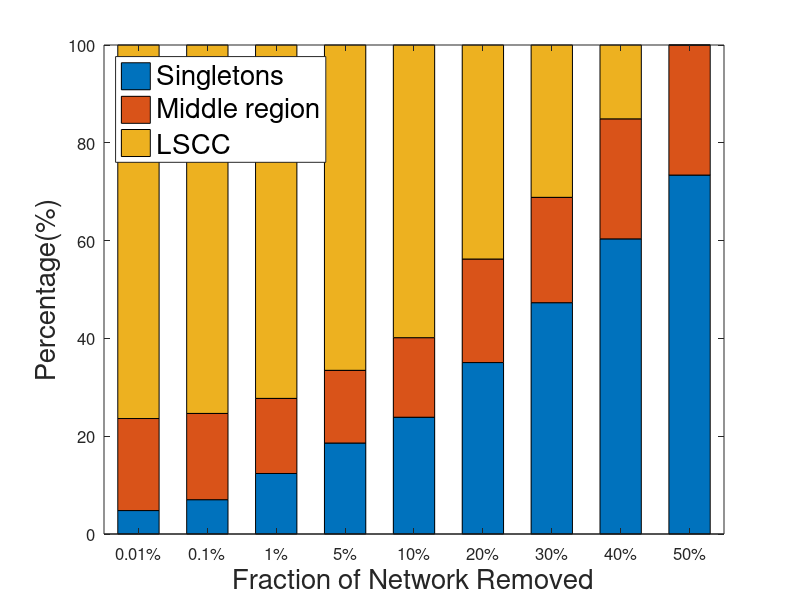

MATLAB code to generate this figure:
function draw_robustness_LSCC()
    Y = [0.0479544111031,0.188213139804,0.763832449093; 0.0701827505238,0.176406725041,0.753410524436; 0.123758946475,0.153577088012,0.722663965513; 0.186053587221,0.14868458125,0.665261831529; 0.238819271261,0.162690458857,0.598490269882; 0.350612869386,0.211723690065,0.437663440549; 0.473041958924,0.215434638583,0.311523402493; 0.603534751158,0.245456094425,0.151009154417; 0.734012773424,0.265858971881,0.000128254695237];
    X = {'0.01%', '0.1%', '1%', '5%', '10%', '20%', '30%', '40%', '50%'};
    bar(Y, 0.6, 'stacked');
    colormap(copper);
    xlim([0.5 9.5]);
    ylim([0 1]);
    set(gca, 'yticklabel', cellstr(num2str(get(gca,'ytick')'*100)));
    set(gca, 'xticklabel', X);
    set(gca, 'FontSize', 12);
    xlabel('Fraction of Network Removed','FontSize',20);
    ylabel('Percentage(%)','FontSize',20);
    legend('Singletons', 'Middle region', 'LSCC', 'Location', 'NorthWest');
    set(legend, 'FontSize', 20);
    title('');
    grid off;
    print('./results/graph/robustness_LSCC.eps', '-depsc')
end